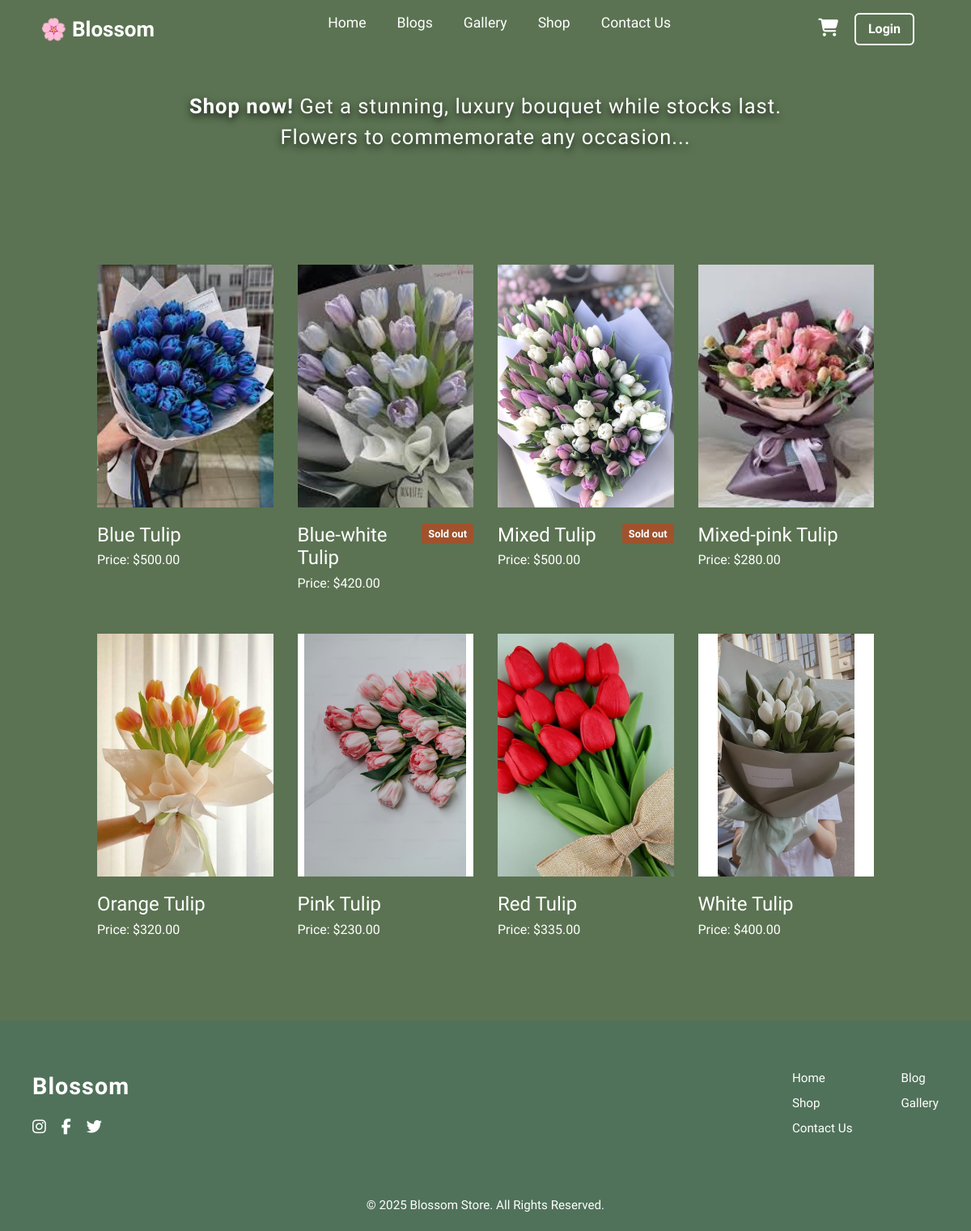
The page /shop/tulip/ on the database its author committed.
### Blossom/models.py (models this page shows, shortened)
class Product(models.Model):
    category = models.ForeignKey(
        Category,
        related_name='products',
        on_delete=models.CASCADE,
        help_text="The product's main category.",
        null=True
    )
    name = models.CharField(max_length=100)
    price = models.DecimalField(max_digits=10, decimal_places=2)
    image = models.ImageField(upload_to='product_images/')
    is_available = models.BooleanField(default=True)
    class Meta:
        ordering = ['name']
        verbose_name_plural = "Products"

### Blossom/views.py (the view)
# urls.py: path('shop/<slug:category_slug>/', views.shop_view, name='product_by_category'),
def shop_view(request, category_slug=None):
    category = None
    products = Product.objects.all()
    all_categories = Category.objects.all()
    if category_slug:
        category = get_object_or_404(Category, slug=category_slug)
        products = products.filter(category=category)
    context = {
        'category': category,
        'products': products,
        'all_categories': all_categories,
        'page_title': category.name if category else 'All Products',
    }
    return render(request, 'shop.html', context)

### templates/shop.html (shortened to what this page needs)
{% extends 'home.html' %}
{% load static %}
{% block content %}
<div class="header-container">
    <h2><strong>Shop now!</strong> Get a stunning, luxury bouquet while stocks last.</h2>
    <h2>Flowers to commemorate any occasion...</h2>
</div>
<div class="product-grid container">
    {% for product in products %}
    <div class="product-item">
        <div class="image-card">
            <a href="{% url 'product_detail' pk=product.id %}">
                {% if product.image %}
                <img src="{{ product.image.url }}" alt="{{ product.name }}" />
                {% else %}
                <img src="{% static 'images/placeholder.jpg' %}" alt="No image available" />
                {% endif %}
            </a>
        </div>
        <div class="product-info">
            <div class="name-price-group">
                <h3 class="product-name-small">{{ product.name }}</h3>
                <p class="product-price">Price: ${{ product.price }}</p>
            </div>
            {% if not product.is_available %}
            <p class="product-status sold-out">Sold out</p>
            {% endif %}
        </div>
    </div>
    {% empty %}
    <p>No products are currently available.</p>
    {% endfor %}
</div>
{% endblock content %}

### static/css/style.css (style rules this page uses)
* { margin: 0; padding: 0; box-sizing: border-box; }
body { margin: 0%; font-family: "Tagesschrift", system-ui; font-weight: 400; font-style: normal; background-color: #5b7352; display: flex; flex-direction: column; min-height: 100vh; }
.header-container { color: white; text-align: center; margin-top: 20px; margin-bottom: 0; padding-top: 90px; padding-bottom: 0; }
.header-container h2 { font-size: 1.6rem; line-height: 1.3; margin-top: 5px; margin-bottom: 5px; }
.product-grid { display: grid; grid-template-columns: repeat(4, 1fr); gap: 30px; justify-content: center; }
.product-item { display: flex; flex-direction: column; }
.image-card { background-color: white; border-radius: 0; overflow: hidden; min-height: 300px; display: flex; align-items: center; justify-content: center; }
.image-card img { width: 100%; height: 300px; object-fit: cover; padding: 0; }
.product-info { display: flex; justify-content: space-between; align-items: flex-start; padding-top: 5px; padding-left: 0; padding-right: 0; width: 100%; box-sizing: border-box; }
.name-price-group { display: flex; flex-direction: column; text-align: left; }
.product-info h3.product-name-small { font-size: 1.5rem; font-weight: 500; color: white; margin: 0; margin-bottom: 5px; }
.product-info p.product-price { font-size: 1rem; color: white; font-weight: 400; margin: 0; }
.product-info p.product-status.sold-out { font-size: 0.8rem; color: white; font-weight: 700; margin: 0; padding: 3px 8px; background-color: #A0522D; border-radius: 4px; white-space: nowrap; align-self: flex-start; }
.product-info { padding: 20px 0; }
.container { max-width: 1000px; margin: 120px auto 60px auto; padding: 20px; }
h2 { text-align: center; font-size: 2rem; font-weight: 500; color: white; margin-bottom: 40px; letter-spacing: 1px; text-shadow: 0 4px 10px rgba(0, 0, 0, 0.8); }
.product-info { display: flex; align-items: center; gap: 15px; }

### rows shown on the page
Product: image (picture), name "Blue Tulip", price "500.00"
Product: image (picture), name "Blue-white Tulip", price "420.00", is_available "Sold out"
Product: image (picture), name "Mixed Tulip", price "500.00", is_available "Sold out"
Product: image (picture), name "Mixed-pink Tulip", price "280.00"
Product: image (picture), name "Orange Tulip", price "320.00"
Product: image (picture), name "Pink Tulip", price "230.00"
Product: image (picture), name "Red Tulip", price "335.00"
Product: image (picture), name "White Tulip", price "400.00"
